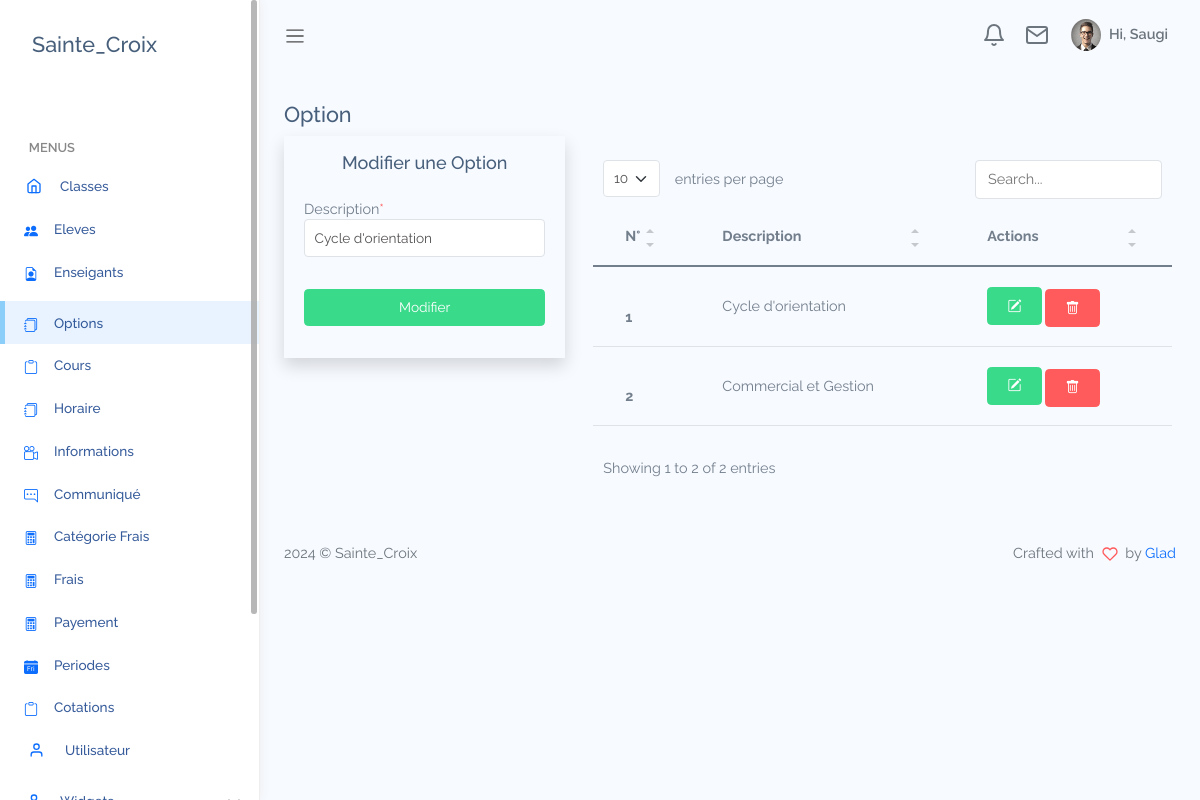
/views/Option.php?idOption=1, run on the app's committed database.
### tables this page shows
CREATE TABLE `option` (
  `id` int(11) NOT NULL,
  `Description` varchar(50) NOT NULL,
  `statut` int(11) NOT NULL
);

### models/select/select-Option.php (called while the page is built)
<?php
    if (isset($_GET['idOption'])){
        $id=$_GET['idOption'];
        $getDataMod=$connexion->prepare("SELECT * FROM `option` WHERE id=?");
        $getDataMod->execute([$id]);
        $tab=$getDataMod->fetch();
        $url="../models/updat/up-Option-post.php?idOption=".$id;
        $btn="Modifier";
        $title="Modifier une Option ";
    }
    else{
        $url="../models/add/add-Option-post.php";
        $btn="Enregistrer";
        $title="Ajouter une Option";
    }
    if(isset($_GET['search']) && !empty($_GET['search'])){
        $search=$_GET['search'];
        $getData=$connexion->prepare("SELECT * from client WHERE supprimer=0 AND client.nom LIKE ? OR client.postnom LIKE ? OR
        client.prenom LIKE ? OR client.genre LIKE ? OR client.adresse LIKE ? OR client.telephone LIKE ?");
        $getData->execute(["%".$search."%", "%".$search."%", "%".$search."%", "%".$search."%", "%".$search."%","%".$search."%"]);
    }
    else{
        $statut=0;
        $getData=$connexion->prepare("SELECT * from `option` WHERE `statut`=?");
        $getData->execute([$statut]);
    }

### views/Option.php (the view, shortened to what this page needs)
<?php
include '../connexion/connexion.php';
require_once('../models/select/select-Option.php');
?>
<!DOCTYPE html>
<html lang="en">
<head>
    <?php require_once('style.php') ?>
</head>
<body>
    <div id="app">
        <?php
        require_once('aside1.php');
        ?>
        <div id="main">
            <?php require_once('navbar.php') ?>
            <div class="main-content container-fluid">
                <div class="row">
                    <div class="col-12">
                        <h4>Option</h4>
                    </div>
                    <div class="col-xl-4 col-lg-4 col-md-6">
                        <form action="<?= $url ?>" class="shadow p-3" method="POST">
                            <h5 class="text-center"><?= $title ?></h5>
                            <div class="row">
                                <div class="col-12 p-3">
                                    <label for="">Description<span class="text-danger">*</span></label>
                                    <input required type="text" class="form-control" name="description" placeholder="Entrez la description" <?php if (isset($_GET['idOption'])) { ?>
                                        value="<?php echo $tab['Description']; ?> <?php }?>">
                                </div>
                                <div class="col-12 p-3">
                                    <input type="submit" class="btn btn-success w-100" name="Valider" value="<?= $btn ?>">
                                </div>
                            </div>
                        </form>
                    </div>
                    <div class="col-xl-8 col-lg-8 col-md-6 table-responsive px-3 pt-3">
                        <table class='table table-hover' id="table1">
                            <thead>
                                <tr>
                                    <th>N°</th>
                                    <th>Description</th>
                                    <th>Actions</th>
                                </tr>
                            </thead>
                            <tbody>
                                <?php
                                $n = 0;
                                while ($idOption = $getData->fetch()) {
                                    $n++;
                                ?>
                                    <tr>
                                        <th scope="row"><?= $n; ?></th>
                                        <td> <?= $idOption["Description"] ?></td>
                                        <td>
                                        <a href='Option.php?idOption=<?= $idOption['id'] ?>' class="btn btn-sm btn-success">
                                            <i class="bi bi-pencil-square"></i>
                                        </a>
                                        <a onclick=" return confirm('Voulez-vous vraiment supprimer ?')" href="../models/delete/del-Option-post.php?idSupOption=<?= $idOption['id'] ?>" class="btn btn-danger btn-sm mt-1">
                                            <i class="bi bi-trash"></i>
                                        </a>
                                    </td>
                                    </tr>
                                <?php
                                }
                                ?>
                            </tbody>
                        </table>
                    </div>
                </div>
            </div>
            <footer>
                <div class="footer clearfix mb-0 text-muted">
                    <div class="float-start">
                        <p>2024 &copy; Sainte_Croix</p>
                    </div>
                    <div class="float-end">
                        <p>Crafted with <span class='text-danger'><i data-feather="heart"></i></span> by <a href="wa.me:0997019883">Glad</a></p>
                    </div>
                </div>
            </footer>
        </div>
    </div>
</body>
</html>

### assets/css/app.css (style rules this page uses)
* { font-family:Raleway }
#app { position:relative }
#main { margin-left:260px;background-color:#f7faff;min-height:100vh;transition:margin-left .6s ease-out }
#main .main-content { padding:2rem 1.5rem }
.feather,i { font-size:14px;height:1rem }
footer { padding:1rem 1.5rem }
.btn i,.btn svg { width:16px;height:16px }
.btn.btn-danger,.btn.btn-dark,.btn.btn-info,.btn.btn-light,.btn.btn-link,.btn.btn-primary,.btn.btn-secondary,.btn.btn-success,.btn.btn-warning { color:#fff }
.dataTable-table td,.dataTable-table thead th,.table td,.table thead th { vertical-align:middle }
.dataTable-table thead th,.table thead th { border-bottom:2px solid #475f7b }

### data on the page
option: description "Cycle d'orientation", Description "Cycle d'orientation"
option: Description "Commercial et Gestion"

### other printed values
$title "Modifier une Option"
